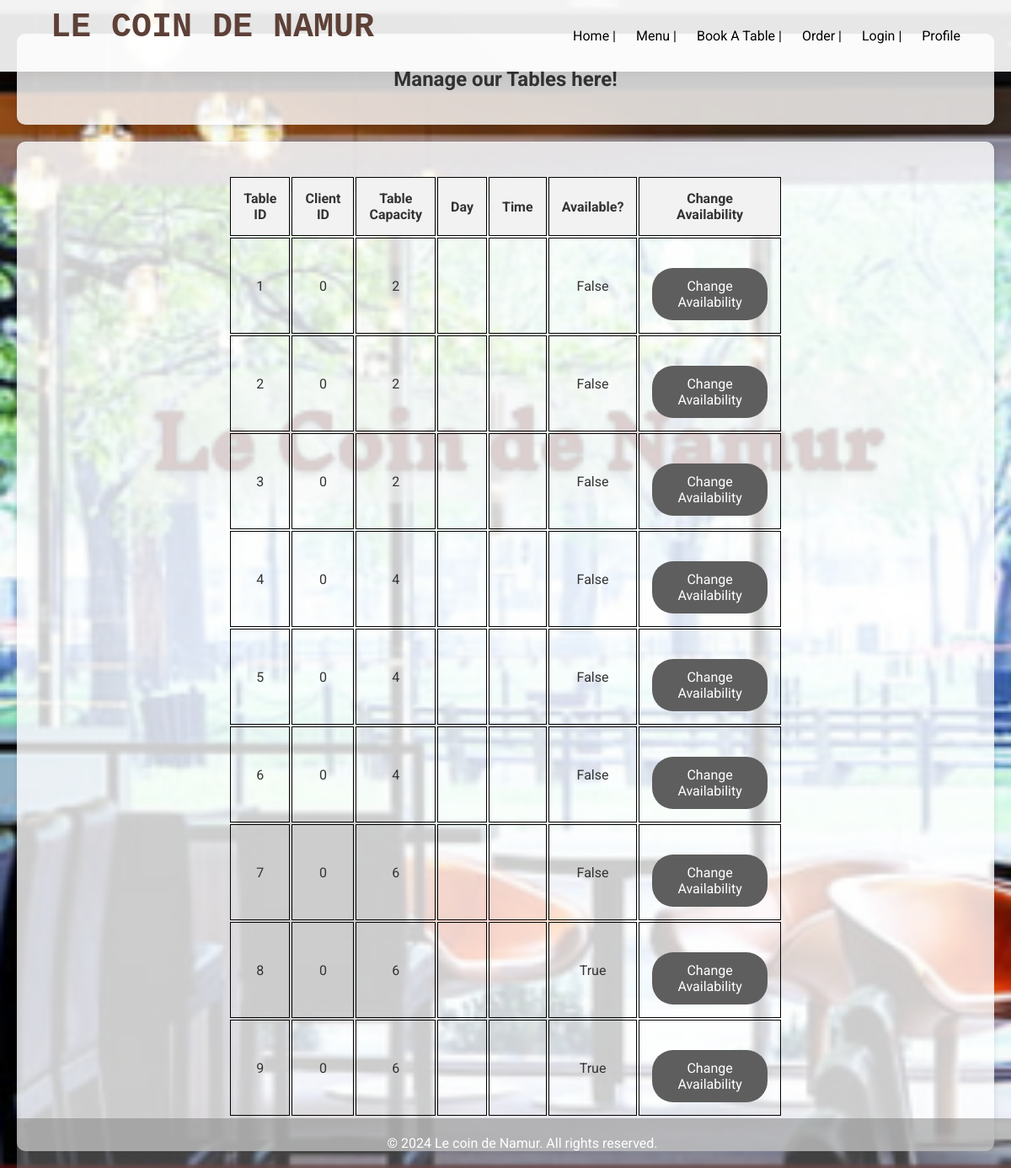
The page /table/manage on the database its author committed.
### app_management/sql/sql_models.py (models this page shows)
class Table(Base):
    __tablename__ = 'tables'
    tableid: Mapped[int] = mapped_column(Integer, primary_key= True, unique= True)
    clientid: Mapped[int] = mapped_column(Integer)
    tablecapacity: Mapped[int] = mapped_column(Integer)
    day: Mapped[str] = mapped_column(String(72))
    time: Mapped[str] = mapped_column(String(72))
    available: Mapped[bool] = mapped_column(Boolean)

### app_management/routes/table_booking_routes.py (the view)
@table_router.get('/manage')
def ask_to_manage_tables(request: Request):
    tables = table_booking_services.get_tables()
    return templates.TemplateResponse(
        "tables/tables.html",
        context={'request': request, 'tables': tables}
    )

### templates/tables/tables.html (shortened to what this page needs)
{% extends "empty_page.html" %}
{% from "my_macro.html" import show_tables %}
{% block content %}
<div class="bloc">
    <h2>Manage our Tables here!</h2>
</div>
<div class="bloc">
    <table>
        <tr>
            <th>Table ID</th>
            <th>Client ID</th>
            <th>Table Capacity</th>
            <th>Day</th>
            <th>Time</th>
            <th>Available?</th>
            <th>Change Availability</th>
        </tr>
        {% for table in tables %}
            {{ show_tables(table.tableid, table.clientid, table.tablecapacity, table.day, table.time, table.available) }}
        {% endfor %}
    </table>
</div>
{% endblock %}

### templates/empty_page.html (shortened to what this page needs)
<!DOCTYPE html>
<html>
<head>
    <link rel="stylesheet" href="/static/style.css">
</head>
<body>
    <header>
        <div class="header-bloc">
            <h1>Le coin de Namur</h1>
            <nav>
                <a href="/users/home">Home |</a>
                <a href="/menu/all/dishes">Menu |</a>
                <a href="/table/book/table">Book a Table |</a>
                <a href="/orders/order">Order |</a>
                <a href="/users/login">Login |</a>
                <a href="/users/profile">Profile</a>
            </nav>
        </div>
    </header>
    {% block content %}
    {% endblock %}
    <footer>
        <p>&copy; 2024 Le coin de Namur. All rights reserved.</p>
    </footer>
</body>
</html>

### templates/my_macro.html (shortened to what this page needs)
{% macro show_tables(tableid, clientid, tablecapacity, day, time, available) %}
    <tr>
        <td>
            {{ tableid }}
        </td>
        <td>
            {{ clientid }}
        </td>
        <td>
            {{ tablecapacity }}
        </td>
        <td>
        </td>
        <td>
        </td>
        <td>
            {{ available }}
        </td>
        <td>
            <form action="/table/change/availability" method="post">
                <button class="btn" type="submit">Change Availability</button>
            </form>
        </td>
    </tr>
{% endmacro %}

### static/style.css (style rules this page uses)
* { margin: 0; padding: 0; box-sizing: border-box; font-family: "Roboto", sans-serif; }
body { min-height: 100vh; background-image: url('/static/images/background.png'); background-size: cover; background-repeat: no-repeat; background-position: center; color: #333; display: flex; flex-direction: column; padding: 20px; }
header { position: fixed; top: 0; left: 0; width: 100%; background-color: rgba(255, 255, 255, 0.9); display: flex; justify-content: space-between; align-items: center; padding: 10px 5%; box-shadow: 0 0 20px rgba(0, 0, 0, 0.1); z-index: 100; }
header h1 { font-size: 2.5em; color: #5D4037; }
header .header-bloc { display: flex; justify-content: space-between; align-items: center; width: 100%; }
header nav { margin-left: auto; }
header nav a { margin-left: 20px; text-transform: capitalize; font-size: 16px; color: #000; text-decoration: none; position: relative; }
.bloc { background-color: rgba(255, 255, 255, 0.8); border-radius: 10px; padding: 40px; margin-top: 20px; box-shadow: 0 4px 8px rgba(0, 0, 0, 0.1); width: 100%; text-align: center; }
h1 { font-size: 40px; text-align: center; text-transform: uppercase; font-family: 'Courier New', Courier, monospace; margin-bottom: 20px; }
p { font-size: 16px; margin-bottom: 30px; }
.btn { background-color: #5e5e5e; color: #fff; padding: 12px 30px; border-radius: 25px; margin-top: 20px; display: inline-block; text-align: center; border: none; cursor: pointer; position: relative; transition: background-color 0.2s ease-out; font-size: 16px; }
.btn::after { content: ""; position: absolute; left: 0; bottom: -5px; width: 0; height: 2px; background-color: #f7a800; transition: width 0.2s ease-out; }
footer { background-color: rgba(128, 128, 128, 0.5); padding: 20px; color: white; text-align: center; margin-top: auto; position: fixed; bottom: 0; width: 100%; }
footer p { margin: 0; }
table { margin: 0 auto; width: 60%; }
th, td { padding: 15px; text-align: center; border: 1px solid black; }
th { background-color: #f2f2f2; }

### rows shown on the page
Table: tableid "1", clientid "0", tablecapacity "2", available "False"
Table: tableid "2", clientid "0", tablecapacity "2", available "False"
Table: tableid "3", clientid "0", tablecapacity "2", available "False"
Table: tableid "4", clientid "0", tablecapacity "4", available "False"
Table: tableid "5", clientid "0", tablecapacity "4", available "False"
Table: tableid "6", clientid "0", tablecapacity "4", available "False"
Table: tableid "7", clientid "0", tablecapacity "6", available "False"
Table: tableid "8", clientid "0", tablecapacity "6", available "True"
Table: tableid "9", clientid "0", tablecapacity "6", available "True"
